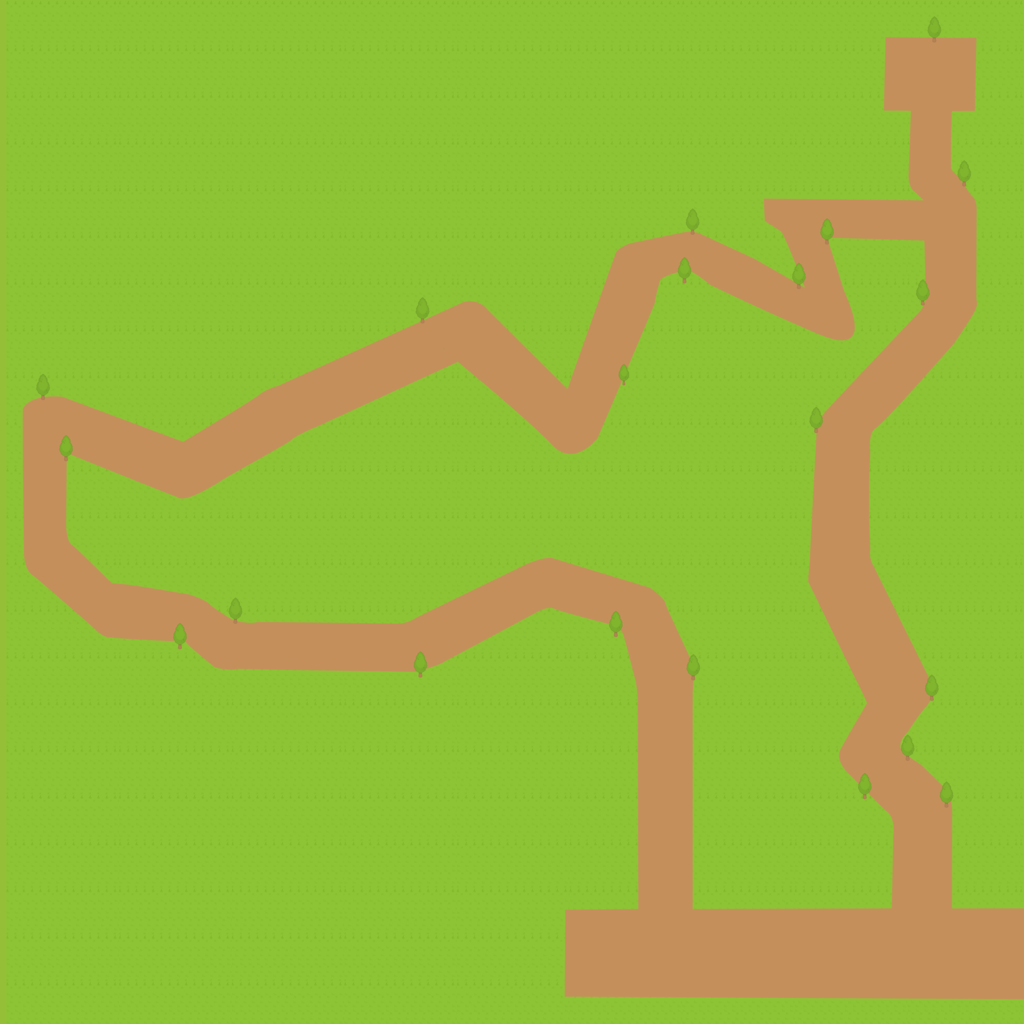

Below is a game level as drawn by its tile map, then a one-line description and the .tmx that defines it (tile-layer data replaced by summaries):
An orthogonal 64x64 tile map with 16x16 px tiles, 1 tile layer (Camada de Tiles 1), 5 tilesets and 148 objects (2x AspidospermaPolyneuron, ParapiptadeniaRigida, DiatenopteryxSorbifolia, AlchorneaGlandulosa, AstroniumGraveolens, ...).

<map version="1.9" tiledversion="1.9.2" orientation="orthogonal" renderorder="right-down" width="64" height="64" tilewidth="16" tileheight="16" infinite="0" nextlayerid="7" nextobjectid="388">
 <tileset firstgid="1" name="test_player_spritesheet" tilewidth="16" tileheight="16" tilecount="56" columns="7">
  <image source="../images/test_player_spritesheet.png" width="116" height="128" />
 </tileset>
 <tileset firstgid="57" name="world_spritesheet" tilewidth="16" tileheight="16" tilecount="4160" columns="80">
  <image source="../images/world_spritesheet.png" width="1280" height="832" />
 </tileset>
 <tileset firstgid="4217" name="plants_spritesheet" tilewidth="16" tileheight="16" tilecount="253" columns="23">
  <image source="../images/plants_spritesheet.png" width="381" height="183" />
 </tileset>
 <tileset firstgid="4470" name="contorno-com-textura-v3" tilewidth="16" tileheight="16" tilecount="4096" columns="64">
  <image source="../images/contorno-com-textura-v3.png" width="1024" height="1024" />
 </tileset>
 <tileset firstgid="8566" name="contorno-com-textura-v5.png" tilewidth="16" tileheight="16" tilecount="4096" columns="64">
  <image source="../images/contorno-com-textura-v5.png" width="1024" height="1024" />
 </tileset>
 <layer id="1" name="Camada de Tiles 1" width="64" height="64">
  <data>[4096 cells, 4096 non-empty, 4096 distinct tile ids]</data>
 </layer>
 <objectgroup id="6" name="Plants">
  <object id="192" name="ParapiptadeniaRigida" gid="3515" x="938.765" y="802.667" width="16" height="16" />
  <object id="197" name="DiatenopteryxSorbifolia" gid="3515" x="857.599" y="794.5" width="16" height="16" />
  <object id="202" name="AlchorneaGlandulosa" gid="3515" x="899.235" y="754.818" width="16" height="16" />
  <object id="204" name="AstroniumGraveolens" gid="3515" x="925.053" y="698.651" width="16" height="16" />
  <object id="206" name="CampomanesiaXanthocarpa" gid="3515" x="809.628" y="430.719" width="16" height="16" />
  <object id="208" name="NectandraMegapotamica" gid="3515" x="915.872" y="305.008" width="16" height="16" />
  <object id="212" name="FicusGuaranitica" gid="3515" x="954.568" y="191.5" width="16" height="16" />
  <object id="214" name="GarciniaGardneriana" gid="3515" x="925.719" y="47.1818" width="16" height="16" />
  <object id="216" name="AnnonaNeosalicifolia" gid="3515" x="819.372" y="245.091" width="16" height="16" />
  <object id="218" name="GuareaKunthiana" gid="3515" x="791.781" y="288.591" width="16" height="16" />
  <object id="220" name="HolocalyxBalansae" gid="3515" x="683.614" y="236.205" width="16" height="16" />
  <object id="222" name="PliniaRivularis" gid="3515" x="676.659" y="278.886" width="16" height="16" />
  <object id="225" name="AspidospermaPolyneuron" gid="3515" x="415.038" y="325.443" width="16" height="16" />
  <object id="229" name="CeibaSpeciosa" gid="3515" x="37.0227" y="403.614" width="16" height="16" />
  <object id="231" name="AraliaWarmingiana" gid="3515" x="59.5682" y="456.363" width="16" height="16" />
  <object id="233" name="JacarandaMicrantha" gid="3515" x="172.75" y="647.932" width="16" height="16" />
  <object id="235" name="AspidospermaPolyneuron" gid="3515" x="227.182" y="626.886" width="16" height="16" />
  <object id="237" name="MacluraTinctoria" gid="3515" x="413.954" y="675.727" width="16" height="16" />
  <object id="239" name="CaseariaDecandra" gid="3515" x="608.045" y="634.659" width="16" height="16" />
  <object id="242" name="JacaratiaSpinosa" gid="3515" x="684.864" y="680.761" width="16" height="16" />
  <object id="243" gid="3515" x="1224" y="1029.33" width="16" height="16" />
  <object id="387" name="SoroceaBonplandii" x="624.727" y="376.364" />
 </objectgroup>
 <objectgroup id="2" name="SpawnPoints" visible="0">
  <object id="1" class="Player" x="912" y="911.667" width="15.3333" height="16" />
  <object id="9" gid="1" x="910.333" y="928" width="16" height="16" />
 </objectgroup>
 <objectgroup id="5" name="CollisionPoints" visible="0" offsetx="0" offsety="0.5">
  <object id="249" x="525" y="1005.5" width="498" height="17" />
  <object id="251" x="0" y="686.5" width="545" height="336" />
  <object id="252" x="544" y="687" width="79.5" height="207" />
  <object id="253" x="528" y="624.5" width="63.5" height="64.5" />
  <object id="254" x="591.5" y="639" width="16" height="52" />
  <object id="255" x="511" y="638.5" width="22" height="50.5" />
  <object id="256" x="480" y="655" width="43" height="36.5" />
  <object id="257" x="463.5" y="671" width="21" height="19" />
  <object id="258" x="447.5" y="672" width="20.5" height="18.5" />
  <object id="259" x="175.5" y="656" width="16.5" height="33.5" />
  <object id="260" x="0" y="655" width="175.5" height="39.5" />
  <object id="261" x="62.5" y="623" width="17.5" height="41" />
  <object id="262" x="47" y="607.5" width="16" height="51.5" />
  <object id="263" x="31" y="591" width="16.5" height="67" />
  <object id="264" x="15" y="575.5" width="15" height="84" />
  <object id="265" x="0" y="-0.5" width="14.5" height="655.5" />
  <object id="266" x="13" y="-0.5" width="34.5" height="383.5" />
  <object id="268" x="48" y="-0.5" width="208" height="383.5" />
  <object id="269" x="80" y="381" width="160" height="19.5" />
  <object id="270" x="128.5" y="399" width="81" height="17.5" />
  <object id="271" x="159.5" y="416" width="32.5" height="16" />
  <object id="272" x="253" y="0" width="82.5" height="351" />
  <object id="273" x="255" y="349" width="33.5" height="18.5" />
  <object id="274" x="310.5" y="0" width="42.5" height="334.5" />
  <object id="275" x="350" y="0" width="129.5" height="286" />
  <object id="276" x="346.5" y="282.5" width="102" height="21.5" />
  <object id="277" x="347" y="297.5" width="52" height="21.5" />
  <object id="278" x="344.5" y="315" width="23" height="19.5" />
  <object id="279" x="480" y="0" width="111.5" height="302.5" />
  <object id="280" x="512.5" y="296" width="63.5" height="23" />
  <object id="281" x="513" y="304" width="62.5" height="31" />
  <object id="282" x="538.5" y="335.5" width="36.5" height="15" />
  <object id="283" x="546" y="350" width="26.5" height="13.5" />
  <object id="284" x="587" y="0" width="100" height="222" />
  <object id="285" x="586.5" y="221.5" width="37" height="17.5" />
  <object id="286" x="586.5" y="239" width="21" height="16.5" />
  <object id="287" x="683" y="0" width="68.5" height="222.5" />
  <object id="288" x="747" y="0" width="38" height="191" />
  <object id="289" x="783" y="-0.5" width="96.5" height="191.5" />
  <object id="290" x="878" y="0" width="114.5" height="31" />
  <object id="291" x="986.5" y="0" width="36.5" height="31.5" />
  <object id="292" x="981.5" y="24" width="41" height="87.5" />
  <object id="293" x="959.5" y="111.5" width="64.5" height="64.5" />
  <object id="294" x="975.5" y="176.5" width="48" height="128" />
  <object id="295" x="992" y="304" width="31.5" height="591.5" />
  <object id="296" x="848.5" y="254" width="64.5" height="32.5" />
  <object id="297" x="862.5" y="287" width="49.5" height="17.5" />
  <object id="298" x="862.5" y="304.5" width="43" height="15.5" />
  <object id="299" x="862.5" y="318.5" width="33" height="16.5" />
  <object id="300" x="864" y="335" width="17" height="15.5" />
  <object id="303" x="880" y="431.5" width="117" height="144" />
  <object id="304" x="895" y="416" width="103" height="15" />
  <object id="305" x="910.5" y="399" width="88" height="16.5" />
  <object id="306" x="927.5" y="383.5" width="71.5" height="13.5" />
  <object id="307" x="942.5" y="366.5" width="56" height="16" />
  <object id="308" x="955" y="351" width="47.5" height="15.5" />
  <object id="309" x="960.5" y="335.5" width="43" height="14" />
  <object id="310" x="976.5" y="317.5" width="27.5" height="17" />
  <object id="311" x="975.5" y="303.5" width="30.5" height="14.5" />
  </objectgroup>
</map>
<!-- 65 of 148 objects omitted -->
